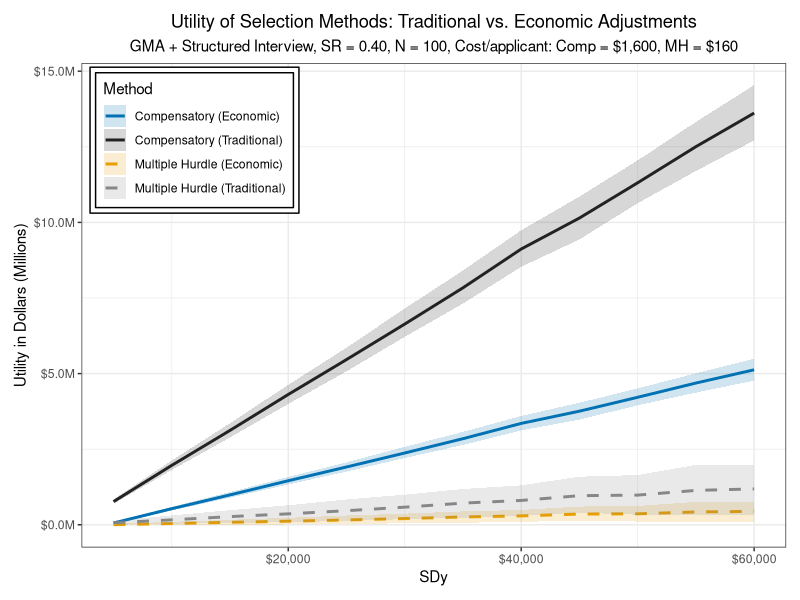

Write the R code that produced this figure.
# Rebuild Ock & Oswald Figure 2 and Apply to Enhanced Data
# Uses GMA + Structured Interview as the predictor set

library(dplyr)
library(ggplot2)
library(MASS)
library(scales)

# Parameters matching Ock & Oswald Figure 2
SR <- 0.40
N_selected <- 100
cost_per_applicant_comp <- 1600
cost_per_applicant_mh <- 160
n_applicants <- N_selected / SR
SDy_range <- seq(5000, 60000, by = 5000)
iterations <- 500
mean_salary <- 50000

# Predictor set
predictors <- c("GMA", "Structured_Interview")

# Load Berry matrix and validities
berry_cor_matrix <- matrix(c(
  1.00, 0.13, 0.54, 0.21, 0.25, 0.42,
  0.13, 1.00, 0.03, 0.18, 0.01, 0.29,
  0.54, 0.03, 1.00, 0.08, 0.28, 0.23,
  0.21, 0.18, 0.08, 1.00, -0.02, 0.45,
  0.25, 0.01, 0.28, -0.02, 1.00, 0.16,
  0.42, 0.29, 0.23, 0.45, 0.16, 1.00
), nrow=6, byrow=TRUE)
var_names <- c("Biodata", "GMA", "Conscientiousness", "Structured_Interview", "Integrity", "SJT")
colnames(berry_cor_matrix) <- rownames(berry_cor_matrix) <- var_names
berry_validities <- c(0.38, 0.31, 0.19, 0.42, 0.31, 0.26)
names(berry_validities) <- var_names

# Sturman economic adjustment parameters
sturman_params <- list(
  discount_rate = 0.10,
  tax_rate = 0.35,
  variable_cost_ratio = 0.20,
  time_horizon = 5
)

# Utility functions
ux <- function(selection_ratio) {
  dnorm(qnorm(1 - selection_ratio)) / selection_ratio
}

calculate_traditional_utility <- function(validity, selection_ratio, n_selected, sdy, cost_per_applicant) {
  utility <- n_selected * sdy * validity * ux(selection_ratio) * sturman_params$time_horizon - n_applicants * cost_per_applicant
  return(utility)
}

calculate_sturman_utility <- function(validity, selection_ratio, n_selected, sdy, cost_per_applicant) {
  annual_benefit <- n_selected * validity * ux(selection_ratio) * sdy
  annual_variable_costs <- annual_benefit * sturman_params$variable_cost_ratio
  annual_net_benefit <- annual_benefit - annual_variable_costs
  pv_factor <- (1 - (1 + sturman_params$discount_rate)^(-sturman_params$time_horizon)) / sturman_params$discount_rate
  pv_benefits <- annual_net_benefit * pv_factor
  after_tax_pv <- pv_benefits * (1 - sturman_params$tax_rate)
  after_tax_pv - n_applicants * cost_per_applicant
}

generate_berry_data <- function(n_applicants, predictors) {
  pred_indices <- which(var_names %in% predictors)
  cor_matrix <- berry_cor_matrix[pred_indices, pred_indices]
  predictor_scores <- mvrnorm(n_applicants, mu = rep(0, length(predictors)), Sigma = cor_matrix)
  criterion_scores <- rnorm(n_applicants, 0, 1)
  validities <- berry_validities[pred_indices]
  for (i in 1:length(predictors)) {
    criterion_scores <- criterion_scores + validities[i] * predictor_scores[, i]
  }
  criterion_scores <- scale(criterion_scores)[, 1]
  list(predictors = predictor_scores, criterion = criterion_scores)
}

compensatory_selection <- function(scores, selection_ratio) {
  composite_score <- rowMeans(scores)
  cutoff <- quantile(composite_score, 1 - selection_ratio)
  selected <- composite_score >= cutoff
  list(selected = selected, composite_scores = composite_score)
}

multiple_hurdle_selection <- function(scores, selection_ratio) {
  n_candidates <- nrow(scores)
  n_predictors <- ncol(scores)
  hurdle_ratio <- 1 - (1 - selection_ratio)^(1/n_predictors)
  cutoffs <- apply(scores, 2, function(x) quantile(x, 1 - hurdle_ratio))
  selected <- rep(TRUE, n_candidates)
  for (i in 1:n_predictors) {
    selected <- selected & (scores[, i] >= cutoffs[i])
  }
  list(selected = selected)
}

# Simulate for each SDy value
results <- data.frame()
for (sdy in SDy_range) {
  comp_utils_trad <- c()
  hurdle_utils_trad <- c()
  comp_utils_stur <- c()
  hurdle_utils_stur <- c()
  for (i in 1:iterations) {
    data <- generate_berry_data(n_applicants, predictors)
    comp_sel <- compensatory_selection(data$predictors, SR)
    hurdle_sel <- multiple_hurdle_selection(data$predictors, SR)
    comp_validity <- cor(data$criterion, rowMeans(data$predictors))
    hurdle_validity <- cor(data$criterion[hurdle_sel$selected], rowMeans(data$predictors[hurdle_sel$selected, , drop = FALSE]))
    comp_utils_trad <- c(comp_utils_trad, calculate_traditional_utility(comp_validity, SR, sum(comp_sel$selected), sdy, cost_per_applicant_comp))
    hurdle_utils_trad <- c(hurdle_utils_trad, calculate_traditional_utility(hurdle_validity, SR, sum(hurdle_sel$selected), sdy, cost_per_applicant_mh))
    comp_utils_stur <- c(comp_utils_stur, calculate_sturman_utility(comp_validity, SR, sum(comp_sel$selected), sdy, cost_per_applicant_comp))
    hurdle_utils_stur <- c(hurdle_utils_stur, calculate_sturman_utility(hurdle_validity, SR, sum(hurdle_sel$selected), sdy, cost_per_applicant_mh))
  }
  results <- rbind(results, data.frame(
    SDy = sdy,
    Method = "Compensatory (Traditional)",
    Mean = mean(comp_utils_trad),
    Q1 = quantile(comp_utils_trad, 0.25),
    Q3 = quantile(comp_utils_trad, 0.75)
  ))
  results <- rbind(results, data.frame(
    SDy = sdy,
    Method = "Multiple Hurdle (Traditional)",
    Mean = mean(hurdle_utils_trad),
    Q1 = quantile(hurdle_utils_trad, 0.25),
    Q3 = quantile(hurdle_utils_trad, 0.75)
  ))
  results <- rbind(results, data.frame(
    SDy = sdy,
    Method = "Compensatory (Economic)",
    Mean = mean(comp_utils_stur),
    Q1 = quantile(comp_utils_stur, 0.25),
    Q3 = quantile(comp_utils_stur, 0.75)
  ))
  results <- rbind(results, data.frame(
    SDy = sdy,
    Method = "Multiple Hurdle (Economic)",
    Mean = mean(hurdle_utils_stur),
    Q1 = quantile(hurdle_utils_stur, 0.25),
    Q3 = quantile(hurdle_utils_stur, 0.75)
  ))
}

# Plot
p <- ggplot(results, aes(x = SDy, y = Mean, color = Method, linetype = Method, fill = Method)) +
  geom_line(linewidth = 1) +
  geom_ribbon(aes(ymin = Q1, ymax = Q3), alpha = 0.18, color = NA) +
  scale_color_manual(values = c(
    "Compensatory (Traditional)" = "#222222",
    "Multiple Hurdle (Traditional)" = "#888888",
    "Compensatory (Economic)" = "#0072B2",
    "Multiple Hurdle (Economic)" = "#E69F00"
  )) +
  scale_fill_manual(values = c(
    "Compensatory (Traditional)" = "#222222",
    "Multiple Hurdle (Traditional)" = "#888888",
    "Compensatory (Economic)" = "#0072B2",
    "Multiple Hurdle (Economic)" = "#E69F00"
  )) +
  scale_linetype_manual(values = c(
    "Compensatory (Traditional)" = "solid",
    "Multiple Hurdle (Traditional)" = "dashed",
    "Compensatory (Economic)" = "solid",
    "Multiple Hurdle (Economic)" = "dashed"
  )) +
  scale_y_continuous(labels = scales::dollar_format(scale = 1e-6, suffix = "M", accuracy = 0.1)) +
  scale_x_continuous(labels = scales::dollar_format(accuracy = 1, big.mark = ",")) +
  labs(title = "Utility of Selection Methods: Traditional vs. Economic Adjustments",
       subtitle = "GMA + Structured Interview, SR = 0.40, N = 100, Cost/applicant: Comp = $1,600, MH = $160",
       x = "SDy",
       y = "Utility in Dollars (Millions)") +
  theme_bw() +
  theme(legend.position = c(0.02, 0.98),
        legend.justification = c(0, 1),
        legend.background = element_rect(fill = "white", color = "black", linewidth = 0.5),
        legend.box.background = element_rect(color = "black", linewidth = 0.5),
        legend.box.margin = margin(4, 4, 4, 4),
        plot.title = element_text(hjust = 0.5),
        plot.subtitle = element_text(hjust = 0.5),
        plot.margin = margin(10, 10, 10, 10),
        panel.background = element_rect(fill = "white"),
        plot.background = element_rect(fill = "white"))

ggsave("figures/ock_oswald_figure2_trad_vs_econ.png", p, width = 8, height = 6)

cat("Overlay plot saved as figures/ock_oswald_figure2_trad_vs_econ.png\n") 